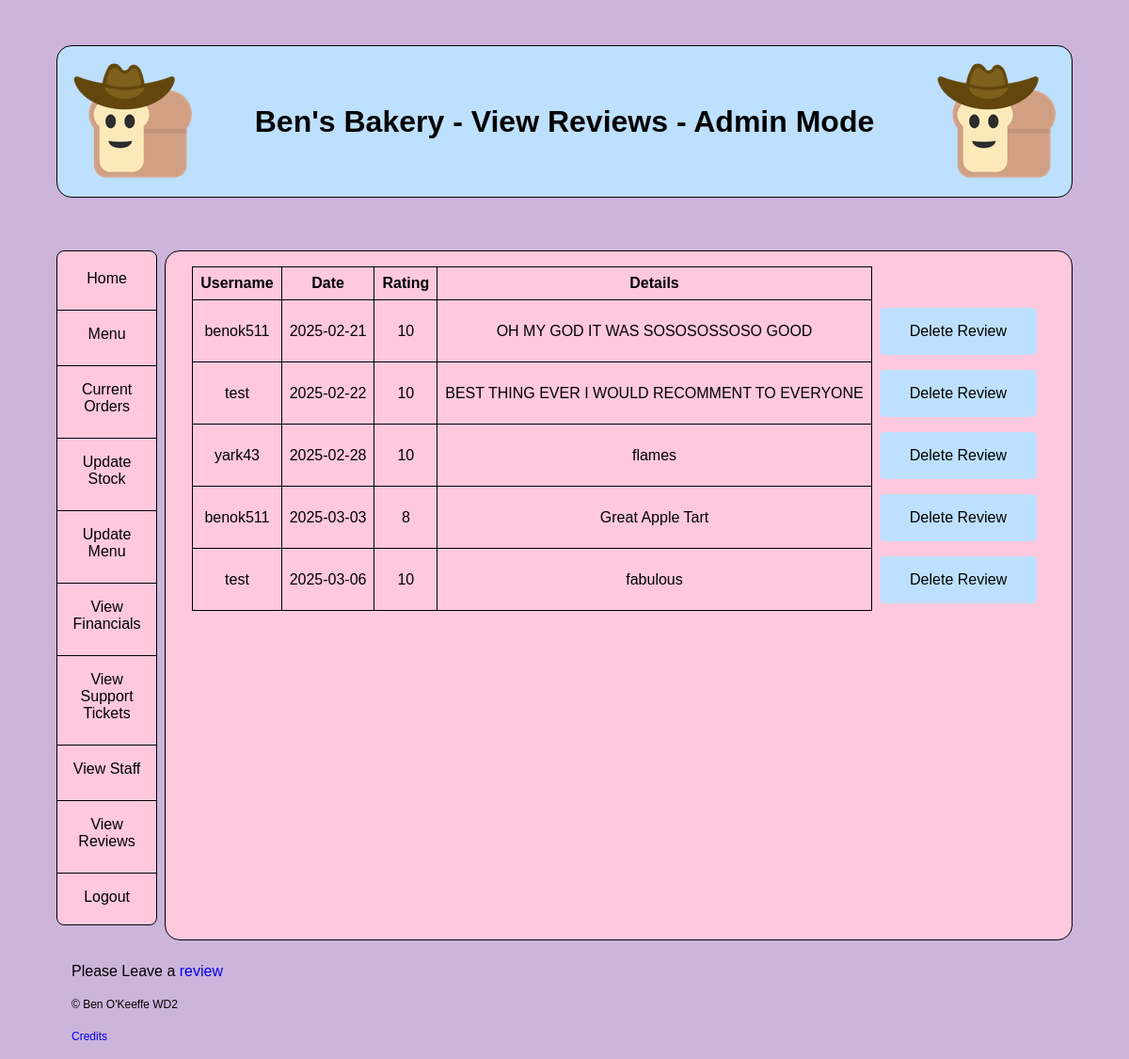
Page /view-reviews-admin (signed in) on the earlier database version.
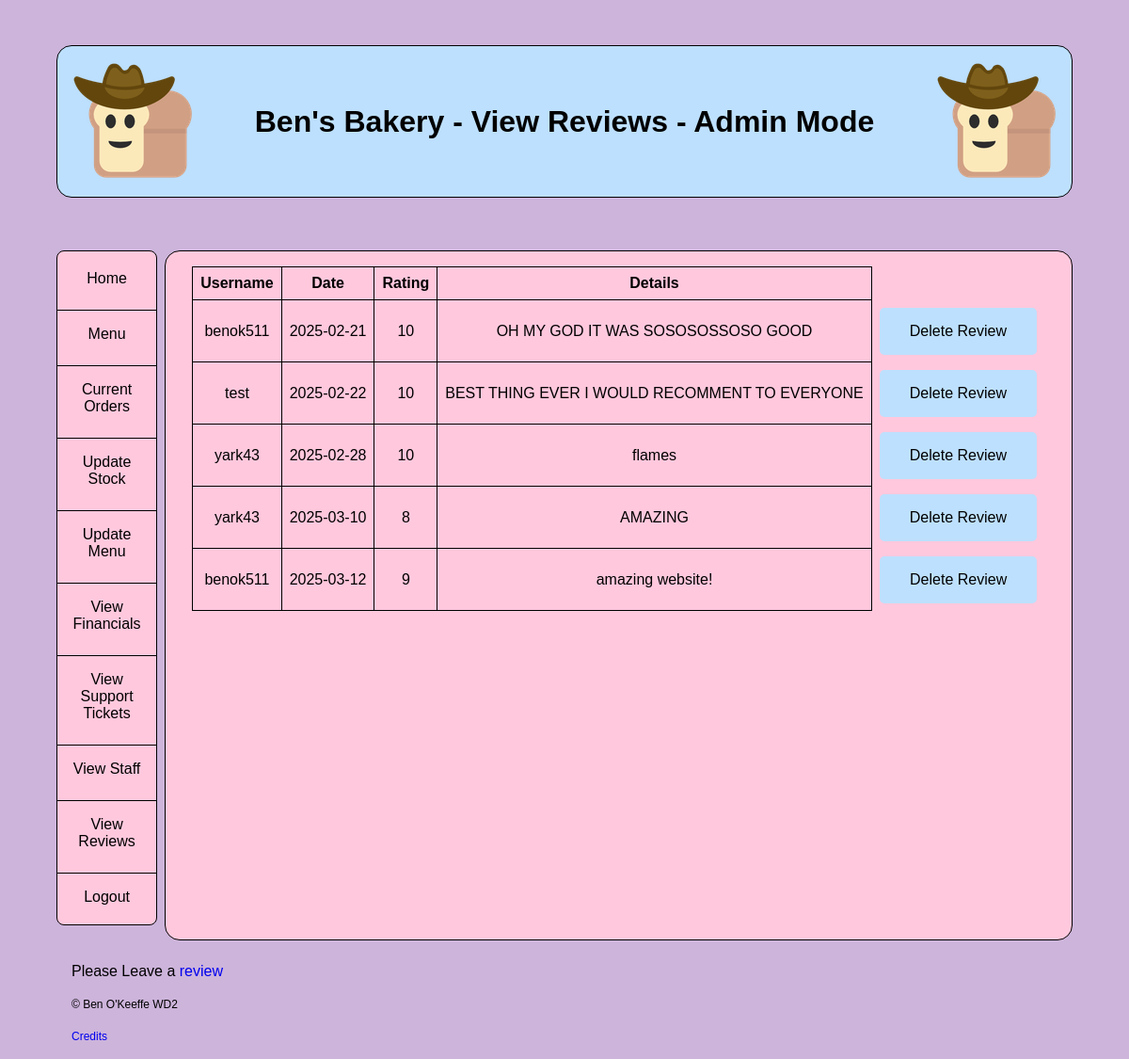
Same page on the later database version.
### tables this page shows
CREATE TABLE reviews (
    review_num INTEGER PRIMARY KEY AUTOINCREMENT,
    user_id TEXT NOT NULL,
    date_sent DATE NOT NULL,
    rating INTEGER NOT NULL,
    details TEXT NOT NULL
);

### app.py (the view)
@app.route('/view-reviews-admin')
@login_required
@admin_required
def view_reviews ():
    db = get_db()
    reviews = db.execute("""SELECT * FROM reviews""").fetchall()
    return render_template("view_reviews.html", title = 'View Reviews', reviews = reviews)

### app.py (called while the page is built)
@app.before_request
def load_logged_in_user():
    g.user = session.get('user_id',None)
    g.is_admin = session.get('is_admin',None)

def login_required(view):
    @wraps(view)
    def wrapped_view(*args, **kwargs):
        if g.user is None:
            return redirect(url_for('login', next = request.url))
        return view(*args, **kwargs)
    return wrapped_view

def admin_required(view): #just took your code for the login decorator and changed it to do the same for admin-only pages
    @wraps(view)
    def wrapped_view(*args, **kwargs):
        if g.is_admin is None:
            return redirect(url_for('restricted'))
        return view(*args, **kwargs)
    return wrapped_view

### database.py (called while the page is built)
def get_db():
    if 'db' not in g:
        g.db = sqlite3.connect(DATABASE,
                               detect_types=sqlite3.PARSE_DECLTYPES)
        g.db.row_factory = sqlite3.Row
        return g.db

### templates/view_reviews.html
{% extends "base.html" %}
{% block main_content %}
{% if reviews %}
<table class="middle">
    <tr>
        <th scope="col">Username</th>
        <th scope="col">Date</th>
        <th scope="col">Rating</th>
        <th scope="col">Details</th>
    </tr>
    {% for review in reviews %}
    <tr>
        <td>{{review['user_id']}}</td>
        <td>{{review['date_sent']}}</td>
        <td>{{review['rating']}}</td>
        <td>{{review['details']}}</td>
        <td class="remove"><a class="button" href="{{url_for('delete_review', review_num = review['review_num'])}}">Delete Review</a></td>
    </tr>
    {%endfor%}
</table>
{%else%}
<p>No Reviews have been made!</p>
{%endif%}
{%endblock%}

Differences in the rows shown:
removed reviews: user_id "benok511", date_sent "2025-03-03", rating "8", details "Great Apple Tart"
removed reviews: user_id "test", date_sent "2025-03-06", rating "10", details "fabulous"
added reviews: user_id "yark43", date_sent "2025-03-10", rating "8", details "AMAZING"
added reviews: user_id "benok511", date_sent "2025-03-12", rating "9", details "amazing website!"
